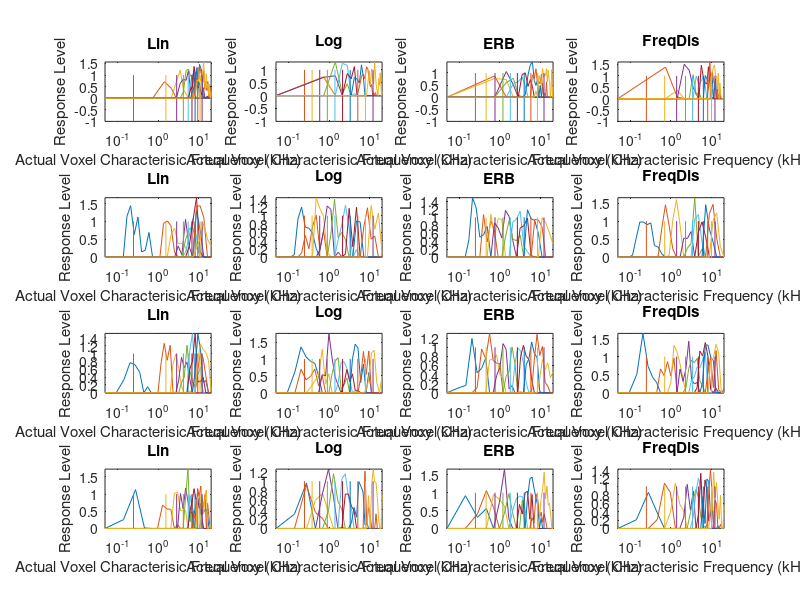
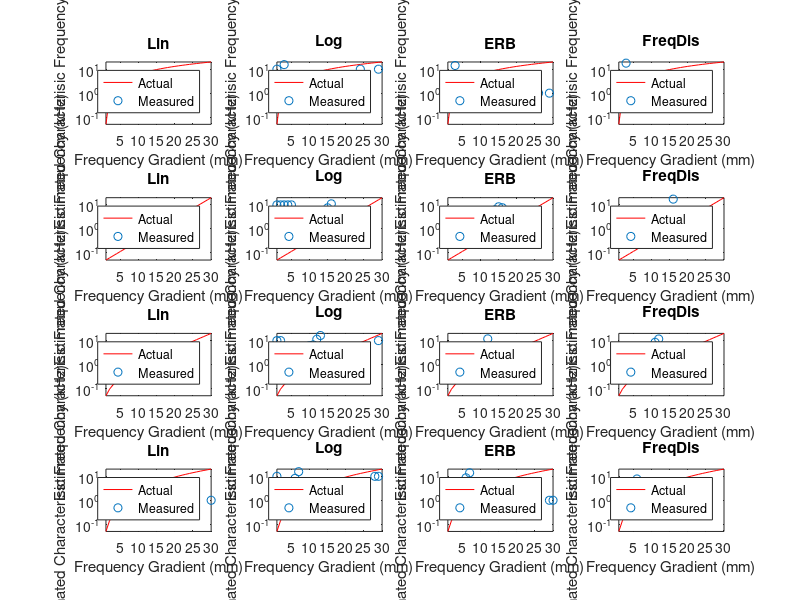

Here is the MATLAB script that generated these plots, in order:
function data = fMRIFreqMagModel
% Model of Frequency magnification imaged using fMRI
% effect on stimulus spacing on recorded response compared to underlying
% spacing of neuron/voxel characterisic frequency spacing

%% TO DO
% Add spread of HMDR - apply to voxel response
% Add noise
% Add frequency selectivity spacing
% create bandpass noise stimuli
% each voxel contain many tuning curves - loop current code for each voxel
% and take weighted average - then convovle with gaussian Hymodynmaic
% spread response
% plot superimposed stimuli responses
% plot neuron response as line, voxel as point
% 30 random numbers - create coiefient 

clc; close all

%% Neuronal population Magnification domain fucntion
% VoxelMagSpace = {str2func('@lcfNErb'),str2func('@FreqDisMagDom')};
% VoxelMagSpace2Freq = {str2func('@lcfInvNErb'),str2func('@FreqDisMagDom2Fre')};
% VoxelFilterWidth = {str2func('@lcfErb'),str2func('@FreqDisMagDom2Freq')};

%% Neuronal population Magnification domain fucntion
VoxelMagSpace = {str2func('@lcfNErb')};
VoxelMagSpace2Freq = {str2func('@lcfInvNErb')};
VoxelFilterWidth = {str2func('@lcfErb'),str2func('@lcfErb'),str2func('@lcfErb'),str2func('@lcfErb')};

%% Stimuli Magnification domain functions
% magDomain,magScale2F,magFilterWidth
StimMagDomain = {str2func('@LinMagDom'),str2func('@LogMagDom'),str2func('@lcfNErb'),str2func('@FreqDisMagDom')};
StimMagDomain2Freq = {str2func('@LinMagDom2Freq'),str2func('@LogMagDom2Freq'),str2func('@lcfInvNErb'),str2func('@FreqDisMagDom2Freq')};
StimSpacingNames = {'Lin','Log','ERB','FreqDis'};   % names for graph titles for each stimulus spacing - must be in same order as StimMagDomain and StimMagDomain2Freq variables

%% Stimuli Properties
StimHighFreq = 12;  % highest frequency to test
StimLowFreq = 0.25; % lowest frequency to test
StimNum = 10;   % number of stimulus
%% Voxel Population Properties
% Auditory system properties
HighFreq = 20;  % Highest frequency of the system
LowFreq = 0.05; % Lowest frequency of the system
Gradient = 30; % length of gradient in mm
nNeurons = 100000; % number of neurons per mm
% Imaging Properties
Resolution = 1;  % resolution of imaging in mm
nVoxels = Gradient/Resolution; % number of voxels
NeuronDensity = nNeurons .* Resolution; % number of neurons in each voxel
HDspread = 3; % spread of hemodynamic response in mm

% Spacing Properites
C = 0.06; % constant scaling for voxel tuning width

VoxelMagSpace = StimMagDomain ;
VoxelMagSpace2Freq = StimMagDomain2Freq;

VMD = cell(length(VoxelMagSpace),1);
SMD = struct('VoxRes', ones(StimNum,nVoxels), ...
    'VCharaFreq', ones(nVoxels), ...
    'fMRIdata', ones(nVoxels));
Res = cell(length(StimMagDomain),1);
PlotIndex = [0 4 8 12]

for iVMD = 1:length(VoxelMagSpace)
    % Spacing Properites
    data.VoxelProp(iVMD)  = VoxelProperties(LowFreq,HighFreq,nVoxels,C,VoxelMagSpace{iVMD},VoxelMagSpace2Freq{iVMD},VoxelFilterWidth{iVMD});    %     (LowFreq,HighFreq,nVoxels,C,magDomain,magScale2F,magFilterWidth)
    
    for iSMD = 1:length(StimMagDomain)
        %% create stimuli frequencies for each spacing
        StimFreq = StimMagDomain2Freq{iSMD}(linspace(StimMagDomain{iSMD}(StimLowFreq),StimMagDomain{iSMD}(StimHighFreq),StimNum)); % frequencies of stimuli - 3D matrix for band limited noise
        
        %% create stimuli gain structure
        StimLev = ones(size(StimFreq)); % can use to model filter response
        
        %% loop for each voxel
         figure (1)
        for i = 1:length(StimFreq)
            SMD.VoxRes(i,:) = VoxelResponse (StimFreq(i),StimLev,data.VoxelProp(iVMD).VFreqC,data.VoxelProp(iVMD).p);
            subplot(length(VoxelMagSpace),length(StimMagDomain),iSMD + PlotIndex(iVMD));
            plot(data.VoxelProp(iVMD).VFreqC,SMD.VoxRes(i,:)), set(gca,'XScale','log'),title (StimSpacingNames{iSMD}), xlabel('Actual Voxel Characterisic Frequency (kHz)'), ylabel('Response Level'), axis tight
            hold on
            line(repmat(StimFreq(i),1,2),[min(ylim) StimLev(i)])
        end
        
        % weight average response for each voxel in stimuli domain (stimuli domain because stimuli ID used for calulation)
        %         for i = 1:nVoxels
        SMD.VCharaFreq = VoxelCharacterFrequency (StimFreq, SMD.VoxRes,StimMagDomain{iSMD},StimMagDomain2Freq{iSMD});
        %         end
        
        %% fMRI response data
        %% convolve with Hemodynamic spread
        %         SMD.fMRIdata(iSMD) = fMRIResponse (SMD.VCharaFreq(iSMD),HDspread);
        
        Res{iSMD}= SMD;
        
    end
    data.VMD{iVMD,1} = Res;
end  
    %% plot Voxel characterisic frequencies - actual vs measured
    for iVMD = 1:length(VoxelMagSpace)
        figure (2)
        for iSMD = 1:length(StimMagDomain)
            subplot(length(VoxelMagSpace),length(StimMagDomain),iSMD + PlotIndex(iVMD));
            plot (1:nVoxels,data.VoxelProp(iVMD).VFreqC, 'r'), axis tight
            hold on
            scatter (1:nVoxels,data.VMD{iVMD,1}{iSMD ,1}.VCharaFreq)
            set(gca,'YScale','log'), xlabel('Frequency Gradient (mm)'), ylabel('Estimated Characterisic Frequency (kHz)'),title (StimSpacingNames{iSMD}),legend('Actual','Measured','Location','SouthEast')
        end
    end
    
% end

end
function Response = VoxelResponse (StimF,StimLev,VoxelFreqC,p)
StimInt = 10.^(StimLev/10);
Int = zeros(1,length(VoxelFreqC)); % Response intensity for each Voxel
for I = 1:length(VoxelFreqC)
    for II = 1:length(StimF)
        g = abs((StimF(II)-VoxelFreqC(I))/VoxelFreqC(I));
        fw=(1+(p(I)*g)).*exp(-p(I)*g); %Two parameter roex
        Int(I) = Int(I)+fw*StimInt(II);
    end
end
NoiseLev = 0.1;
noise = randn (1,length(VoxelFreqC)).*NoiseLev;
Int = Int + noise;
Response = 10*log10(max(Int,1)); % Threshold intensity response and convert to dB
% Response = Int; % no threshold
% Response = max(Int,1);
end
function VCharaFreq = VoxelCharacterFrequency (StimFreq, VoxRes,StimMagDomain,StimMagDomain2Freq)
VCharaFreq = zeros(length(VoxRes),1);
StimFreqStimDomain = StimMagDomain(StimFreq);
for i = 1:length(VoxRes)
    VCharaFreq (i) = sum((StimFreqStimDomain'.*VoxRes(:,i)))./sum(VoxRes(:,i)); % need to convert to linear spacing - convert to mag domain then convert back for characteristic frequencies
end
VCharaFreq(isnan(VCharaFreq)) = 0 ;

VCharaFreq = StimMagDomain2Freq(VCharaFreq);
%% need to convert back to frequency domain
end
function Response = fMRIResponse (StimF,StimLev,VoxelFreqC,p)
% hemodynamic spread
%% Parkes (2005) at 3 T
%% Find paper for 7T - around 2.3 mm
% FWHM GE = 3.9 +/- 0.7 mm, SE = 3.4 +/- 0.8
StimInt = 10.^(StimLev/10);
Int = zeros(1,length(VoxelFreqC)); % Response intensity for each Voxel
for I = 1:length(VoxelFreqC)
    for II = 1:length(StimF)
        g = abs((StimF(II)-VoxelFreqC(I))/VoxelFreqC(I));
        fw=(1+(p(I)*g)).*exp(-p(I)*g); %Two parameter roex
        Int(I) = Int(I)+fw*StimInt(II);
    end
end
Response = 10*log10(max(Int,1)); % Threshold intensity response and convert to dB
% Response = Int; % no threshold
% Response = max(Int,1);
end
function VoxelProp = VoxelProperties(LowFreq,HighFreq,nVoxels,C,magDomain,magScale2F,magFilterWidth)
VoxelProp.VmagScale = linspace(magDomain(LowFreq),magDomain(HighFreq),nVoxels); % Linearly space in magnification scale domain (ERB, FS, LOG, LIN)
VoxelProp.VFreqC = magScale2F(VoxelProp.VmagScale);   % Voxel Characterisic Frequency - Convert maginification scale values to frequency values (kHz)
VoxelProp.VTuningWidth = magFilterWidth(VoxelProp.VFreqC); % Voxel frequency tuning width for each Voxel Charactersic Frequency (for each voxel)(Bandwidth in?)
VoxelProp.p = C*4*VoxelProp.VFreqC./VoxelProp.VTuningWidth; % Filter coefficient of each Voxel
end
function y = LinMagDom(f)
y = f;
end
function f = LinMagDom2Freq(x)
f = x;
end
function y = LogMagDom(f)
y = log10(f);
end
function f = LogMagDom2Freq(x)
f = 10.^(x);
end
function erb = lcfErb(f)
% ***** lcfErb *****
% ERBs as per Glasberg and Moore (1990);
A = 24.7/1000; B = 4.37;
erb = A*(B*f+1);
end
function nerb = lcfNErb(f)
% ***** lcfNErb *****
% Converts frequency to ERB number;
A = 24.7/1000; B = 4.37;
nerb = 1/(A*B)*log(B*f+1);
end
function f = lcfInvNErb(nerb)
% ***** lcfInvNErb *****
% Converts ERB number to frequency;
A = 24.7/1000; B = 4.37;
f = 1/B*(exp(A*B*nerb)-1);
end
function DLF= FreqDisTuningWidth (f)

%% log DLF = a'sqrt(F) + k' + m'(SL^-1) % Nelson et al (1983)
% Nelson et al k' = -0.15, m' = 5.056, a' = 0.0214

%% Weir (1977) = log DLF = a sqrt(F) + b % depended on dB SL

a = 0.0214; k = -0.15; m = 5.056; SL = 40;

DLF = log10(a(sqrt(f)) + k + m(SL^-1));


% FreqSelTunWid = f;
end
function y = FreqDisMagDom(f)
%% number of Freq Selectivity units
a = 0.0214; k = -0.15; m = 5.056; SL = 35;
y = exp(a .* sqrt(f) + k + m.*(SL.^-1));
end
function f = FreqDisMagDom2Freq(x)
a = 0.0214; k = -0.15; m = 5.056; SL = 35;
f = ((log(x) - (k + m.*(SL.^-1)))./a).^2;
end
